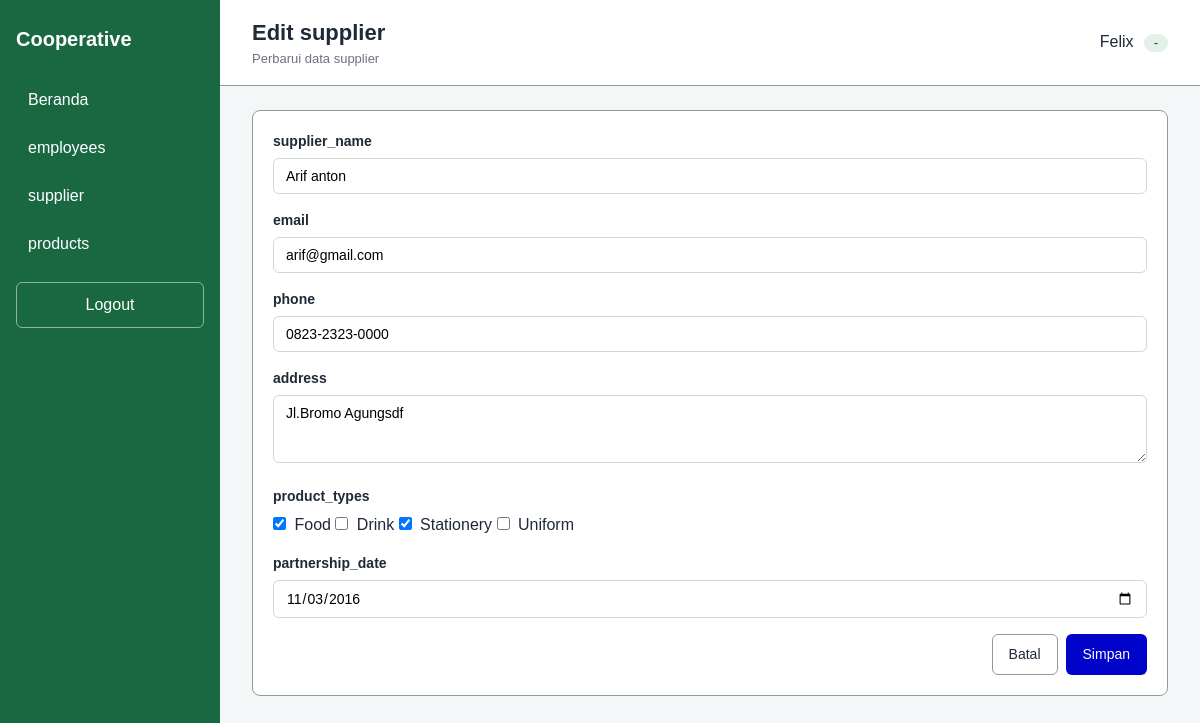
Screenshot of /pages/suppliers/edit.php?id=1 (signed in) with the database file from the repository.
### tables this page shows
CREATE TABLE `suppliers` (
  `supplier_id` int NOT NULL,
  `supplier_name` varchar(100) DEFAULT NULL,
  `email` varchar(100) DEFAULT NULL,
  `phone` varchar(15) DEFAULT NULL,
  `address` text,
  `product_types` varchar(100) DEFAULT NULL,
  `partnership_date` date DEFAULT NULL
);

### repositories/supplier-repositories.php (called while the page is built, shortened)
<?php
require_once __DIR__ . "/helpers.php";
function getSupplier($id)
{
    global $pdo;
    $stmt = $pdo->prepare("SELECT * FROM suppliers WHERE supplier_id = :id");
    $stmt->execute(['id' => $id]);
    return $stmt->fetch() ?: null;
}
function getProductTypes()
{
    return getEnumOptions('products', 'category');
}

### repositories/helpers.php (called while the page is built, shortened)
<?php
require_once __DIR__ . "/../config/database.php";
function e($value)
{
    return htmlspecialchars((string) $value, ENT_QUOTES, 'UTF-8');
}
function getEnumOptions($table, $column)
{
    global $pdo;
    $stmt = $pdo->prepare(
        "SELECT COLUMN_TYPE AS type
           FROM INFORMATION_SCHEMA.COLUMNS
          WHERE TABLE_SCHEMA = DATABASE() AND TABLE_NAME = :t AND COLUMN_NAME = :c"
    );
    $stmt->execute(['t' => $table, 'c' => $column]);
    $row = $stmt->fetch();
    preg_match_all("/'([^']+)'/", $row['type'], $matches);
    return $matches[1];
}

### pages/suppliers/edit.php (the view, shortened to what this page needs)
<?php
require_once __DIR__ . "/../../repositories/supplier-repositories.php";
$id = filter_var($_GET['id'] ?? null, FILTER_VALIDATE_INT);
$supplier = $id ? getSupplier($id) : null;
$productTypes = getProductTypes();
[$errors, $old] = getFlash();
if ($old) {
  $form = $old;
  $selectedTypes = $old['product_types'];
} else {
  $form = $supplier;
  $selectedTypes = json_decode($supplier['product_types'], true) ?? [];
}
?>
<!DOCTYPE html>
<html lang="id">
<head>
  <link rel="stylesheet" href="../../styles/categories/edit.css">
</head>
<body>
  <div class="layout">
    <?php require_once __DIR__ . "/../../components/sidebar.php" ?>
    <main class="main">
      <?php require_once __DIR__ . "/../../components/topbar.php" ?>
      <div class="content">
        <form method="POST" action="../../actions/suppliers/update.php" class="card">
          <div class="form-group">
            <label for="supplier_name">supplier_name</label>
            <input type="text" id="supplier_name" name="supplier_name" maxlength="100"
              value="<?= e($form['supplier_name']) ?>" required>
          </div>
          <div class="form-group">
            <label for="email">email</label>
            <input type="email" id="email" name="email" maxlength="100" value="<?= e($form['email']) ?>" required>
          </div>
          <div class="form-group">
            <label for="phone">phone</label>
            <input type="tel" id="phone" name="phone" maxlength="15" value="<?= e($form['phone']) ?>" required>
          </div>
          <div class="form-group">
            <label for="address">address</label>
            <textarea id="address" name="address" rows="3" required><?= e($form['address']) ?></textarea>
          </div>
          <div class="form-group">
            <label>product_types</label>
            <?php foreach ($productTypes as $type): ?>
              <input type="checkbox" name="product_types[]" value="<?= e($type) ?>" <?= in_array($type, $selectedTypes, true) ? 'checked' : '' ?>> <?= e($type) ?>
            <?php endforeach; ?>
          </div>
          <div class="form-group">
            <label for="partnership_date">partnership_date</label>
            <input type="date" id="partnership_date" name="partnership_date" max="<?= date('Y-m-d') ?>"
              value="<?= e($form['partnership_date']) ?>" required>
          </div>
          <div class="form-actions">
            <a href="index.php" class="btn btn-outline">Batal</a>
            <button type="submit" name="update" class="btn btn-primary">Simpan</button>
          </div>
        </form>
      </div>
    </main>
  </div>
</body>
</html>

### styles/base.css (style rules this page uses)
:root { --Blue: #0003c9; --green-dark: #196842; --red: #c0392b; --text: #1f2937; --muted: #6b7280; --line: #989898; --bg: #f4f7f7; }
* { margin: 0; padding: 0; box-sizing: border-box; }
body { font-family: Arial, sans-serif; background: var(--bg); color: var(--text); line-height: 1.5; }
a { color: inherit; text-decoration: none; }
.btn { display: inline-block; padding: 9px 16px; border: 1px solid transparent; border-radius: 6px; font-size: 14px; cursor: pointer; }
.btn-primary { background: var(--Blue); color: #fff; }
.btn-outline { background: #fff; border-color: var(--line); color: var(--text); }
.card { background: #fff; border: 1px solid var(--line); border-radius: 8px; padding: 20px; }
.form-group { margin-bottom: 16px; flex: 1; }
label { display: block; font-size: 14px; font-weight: bold; margin-bottom: 6px; }
input, select, textarea { width: 100%; padding: 9px 12px; border: 1px solid #cfd8d3; border-radius: 6px; font-size: 14px; font-family: inherit; }
input[type="radio"], input[type="checkbox"] { width: auto; margin-right: 4px; }
.form-actions { display: flex; justify-content: flex-end; gap: 8px; }

### styles/components/sidebar.css (style rules this page uses)
.layout { display: flex; min-height: 100vh; }

### styles/components/header.css (style rules this page uses)
.main { flex: 1; }
.content { padding: 24px 32px; }

### styles/components/forms.css (style rules this page uses)
.form-group { margin-bottom: 16px; flex: 1; }
label { display: block; font-size: 14px; font-weight: bold; margin-bottom: 6px; }
input, select, textarea { width: 100%; padding: 9px 12px; border: 1px solid #cfd8d3; border-radius: 6px; font-size: 14px; font-family: inherit; }
.form-actions { display: flex; justify-content: flex-end; gap: 8px; }

### rows the page displays
suppliers: supplier_name "Arif anton", email "arif@gmail.com", phone "0823-2323-0000", address "Jl.Bromo Agungsdf", product_types "☑", partnership_date "11/03/2016"

### other values shown
$pageTitle "Edit supplier"
$pageSubtitle "Perbarui data supplier"
$_SESSION['name'] "Felix"
$user['role'] "-"
$type "Food"
$type "Drink"
$type "Stationery"
$type "Uniform"
